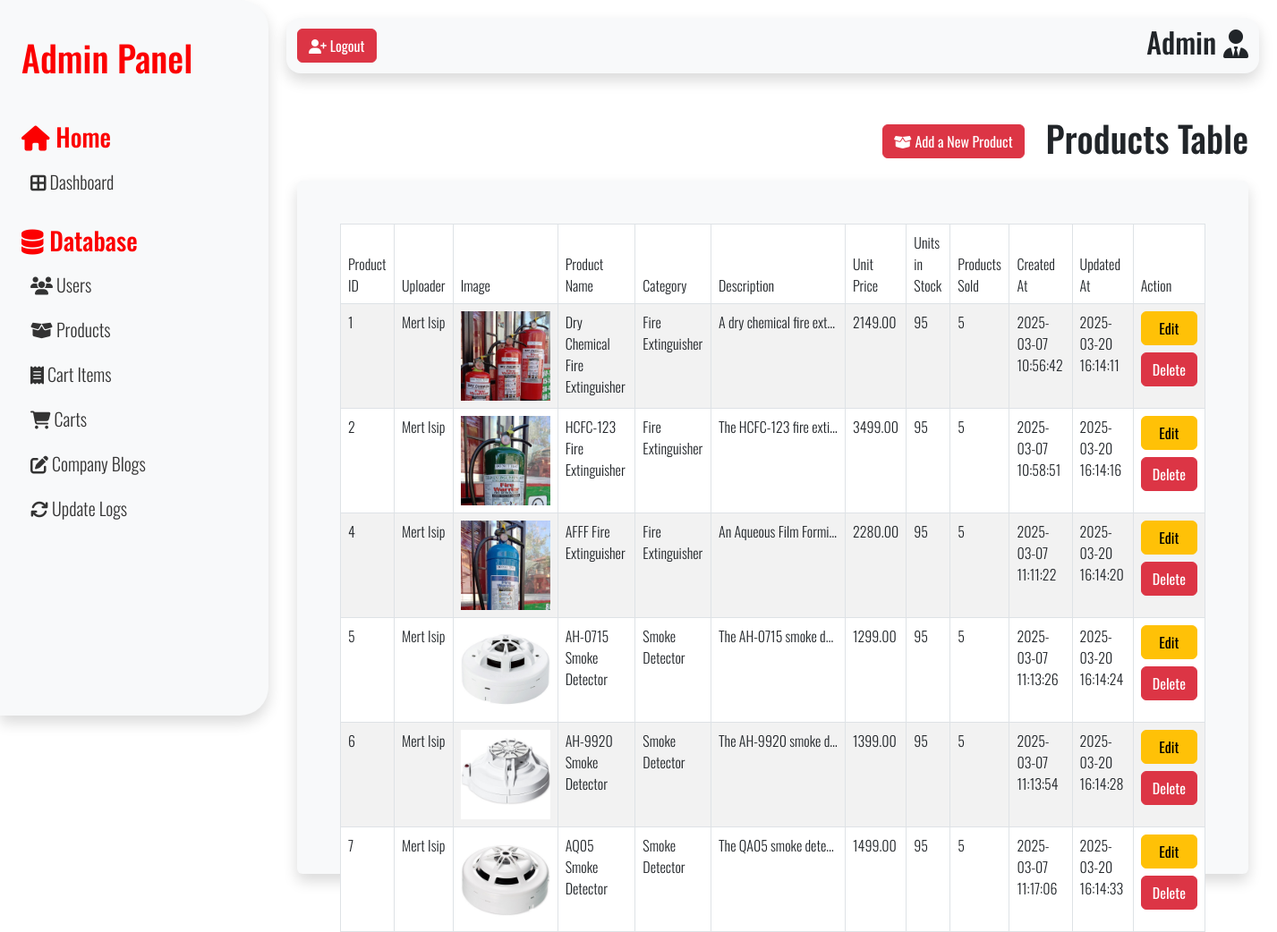
Page /src/adminIndex.php?page=products (signed in) on the earlier database version.
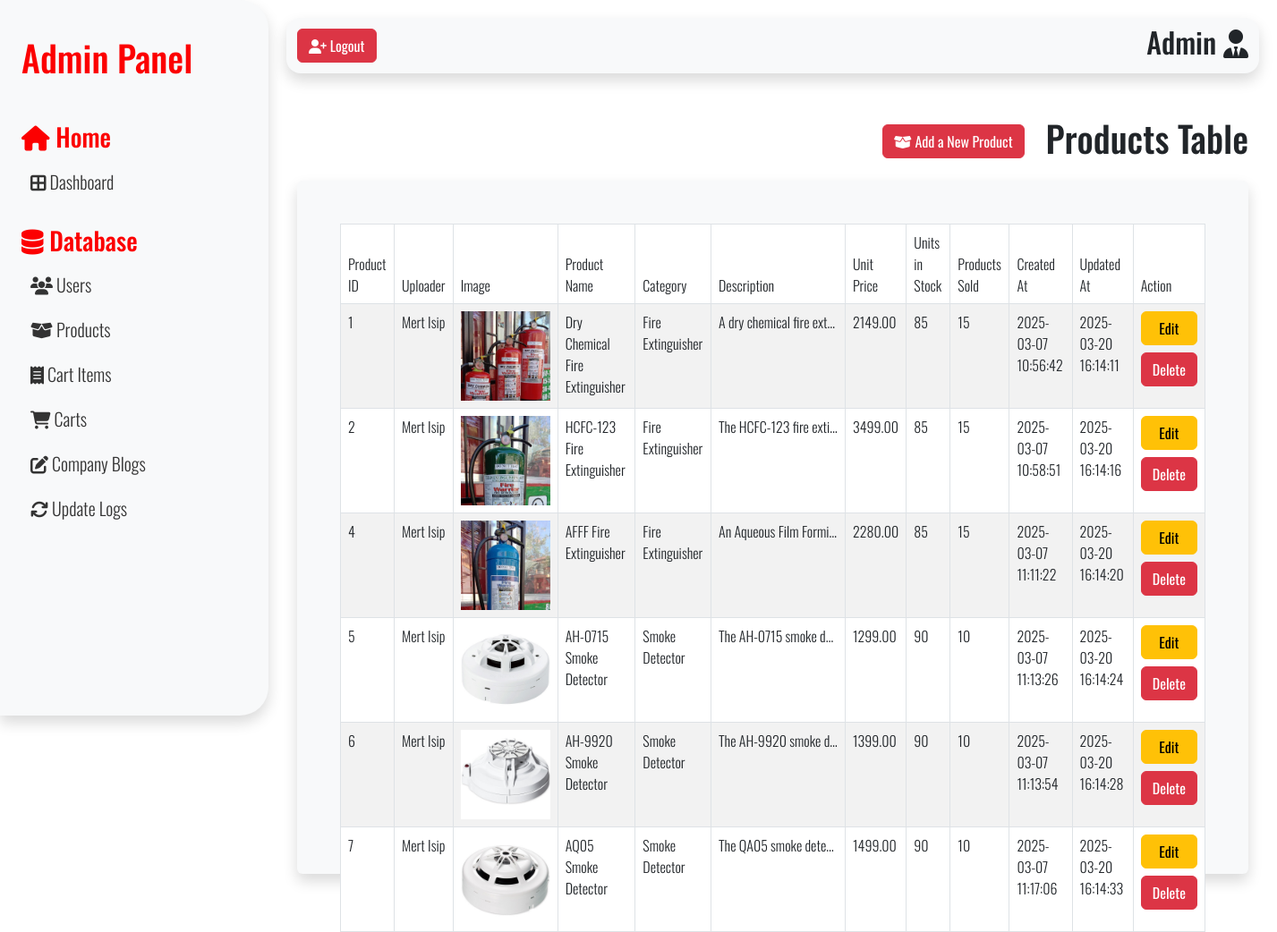
Same page on the later database version.
### tables this page shows
CREATE TABLE `products_tbl` (
  `productID` int(11) NOT NULL AUTO_INCREMENT,
  `userID` int(11) DEFAULT NULL,
  `productName` varchar(50) NOT NULL,
  `productIMG` varchar(100) NOT NULL,
  `categoryID` int(11) DEFAULT NULL,
  `productDesc` text NOT NULL,
  `productPrice` decimal(10,2) NOT NULL DEFAULT 0.00,
  `inStock` int(11) NOT NULL DEFAULT 0,
  `prodSold` int(11) NOT NULL DEFAULT 0,
  `createdAt` datetime NOT NULL DEFAULT current_timestamp(),
  `updatedAt` datetime NOT NULL DEFAULT current_timestamp(),
  PRIMARY KEY (`productID`),
  UNIQUE KEY `productName` (`productName`),
  KEY `productCategoryFK` (`categoryID`) USING BTREE,
  KEY `productUserFK` (`userID`),
  CONSTRAINT `productCategoryFK` FOREIGN KEY (`categoryID`) REFERENCES `categories_tbl` (`categoryID`) ON DELETE SET NULL ON UPDATE NO ACTION,
  CONSTRAINT `productUserFK` FOREIGN KEY (`userID`) REFERENCES `users_tbl` (`userID`) ON DELETE SET NULL ON UPDATE NO ACTION
);

CREATE TABLE `categories_tbl` (
  `categoryID` int(11) NOT NULL AUTO_INCREMENT,
  `categoryName` varchar(50) NOT NULL,
  `createdAt` datetime NOT NULL DEFAULT current_timestamp(),
  `updatedAt` datetime NOT NULL DEFAULT current_timestamp(),
  PRIMARY KEY (`categoryID`),
  UNIQUE KEY `categoryName` (`categoryName`)
);

### src/adminPages/productsTable.php (the view, shortened to what this page needs)
<?php
require_once 'weltz_dbconnect.php';
$productsSQL =
    "SELECT
        p.productID,
        CONCAT(u.userFname, ' ', u.userLname) AS userFullName,
        p.productIMG,
        p.productName,
        c.categoryName,
        p.productDesc,
        p.productPrice,
        p.inStock,
        p.prodSold,
        p.createdAt,
        p.updatedAt
    FROM
        products_tbl p
    JOIN
        users_tbl u ON p.userID = u.userID
    JOIN
        categories_tbl c ON p.categoryID = c.categoryID
    ";
$productsSQLResult = $conn->query($productsSQL);
?>
<div class="userTableHeader mb-3 d-flex justify-content-end align-items-center gap-3">
    <button type="button" class="btn btn-danger me-2" data-bs-toggle="modal" data-bs-target="#addNewProdModal">
        <i class="fa-solid fa-box-open"></i> Add a New Product
    </button>
    <h1>Products Table</h1>
</div>
<div class="table-container container-fluid bg-light p-5 rounded shadow">
    <table id="myTable" class="table table-bordered table-striped">
        <thead>
            <tr>
                <th>Product ID</th>
                <th>Uploader</th>
                <th>Image</th>
                <th>Product Name</th>
                <th>Category</th>
                <th>Description</th>
                <th>Unit Price</th>
                <th>Units in Stock</th>
                <th>Products Sold</th>
                <th>Created At</th>
                <th>Updated At</th>
                <th>Action</th>
            </tr>
        </thead>
        <tbody>
            <?php
            if ($productsSQLResult->num_rows > 0) {
                while ($row = $productsSQLResult->fetch_assoc()) {
            ?>
                    <tr>
                        <td><?php echo $row['productID'] ?></td>
                        <td><?php echo $row['userFullName'] ?></td>
                        <td><img src="<?php echo $row['productIMG'] ?>" alt="<?php echo $row['productName'] ?>" style="width:100px"></td>
                        <td><?php echo $row['productName'] ?></td>
                        <td><?php echo $row['categoryName'] ?></td>
                        <td style="max-width: 150px; white-space: nowrap; overflow: hidden; text-overflow: ellipsis;"><?php echo $row['productDesc'] ?></td>
                        <td><?php echo $row['productPrice'] ?></td>
                        <td><?php echo $row['inStock'] ?></td>
                        <td><?php echo $row['prodSold'] ?></td>
                        <td><?php echo  $row['createdAt'] ?></td>
                        <td><?php echo  $row['updatedAt'] ?></td>
                        <td>
                            <div class='d-grid gap-2'>
                                <button class='editProdBtn btn btn-warning' data-bs-toggle="modal" data-bs-target="#editProdModal">Edit</button>
                                <button class='delProdBtn btn btn-danger' data-bs-toggle="modal" data-bs-target="#deleteProdModal">Delete</button>
                            </div>
                        </td>
                    </tr>
                <?php
                }
            } else {
                ?>
                <h1 class="text-center">No products found</h1>
            <?php
            }
            ?>
        </tbody>
    </table>
</div>

### src/adminIndex.php (shortened to what this page needs)
<!DOCTYPE html>
<html lang="en">
<head>
  <link rel="stylesheet" href="styles.css">
  <link rel="stylesheet" href="adminPages/adminDashboard.css">
  <?php require_once 'cssLibraries.php' ?>
</head>
<body class="adminPanel">
  <nav id="sidebar" class="bg-light p-4 shadow rounded-end-5">
    <div class="sidebar-header mb-5 mt-3">
      <h1>Admin Panel</h1>
    </div>
    <div class="mb-4">
      <div class="sidebar-header">
        <h3><i class="fa-solid fa-house"></i> Home</h3>
      </div>
      <ul class="list-unstyled components">
        <li>
          <a class="fs-5" href="?page=dashboard"><i class="fa-solid fa-border-all"></i> Dashboard</a>
        </li>
      </ul>
    </div>
    <div>
      <div class="sidebar-header">
        <h3><i class="fa-solid fa-database"></i> Database</h3>
      </div>
      <ul class="list-unstyled components">
        <li>
          <a class="fs-5" href="?page=users"><i class="fa-solid fa-users"></i> Users</a>
        </li>
        <li>
          <a class="fs-5" href="?page=products"><i class="fa-solid fa-box-open"></i> Products</a>
        </li>
        <li>
          <a class="fs-5" href="?page=cartItems"><i class="fa-solid fa-receipt"></i> Cart Items</a>
        </li>
        <li>
          <a class="fs-5" href="?page=carts"><i class="fa-solid fa-cart-shopping"></i> Carts</a>
        </li>
        <li>
          <a class="fs-5" href="?page=blogs"><i class="fa-solid fa-pen-to-square"></i> Company Blogs</a>
        </li>
        <li>
          <a class="fs-5" href="?page=logs"><i class="fa-solid fa-arrows-rotate"></i> Update Logs</a>
        </li>
      </ul>
    </div>
  </nav>
  <div class="container-fluid" id="adminContent">
    <nav id="adminHeader" class="navbar navbar-expand-lg navbar-light bg-light mb-5 rounded-4 shadow">
      <div class="container-fluid">
        <form id="logoutUserForm" method="POST">
          <button type="submit" class="btn btn-danger">
            <i class="fa-solid fa-user-plus"></i> Logout
          </button>
        </form>
        <h2 class="ml-3">Admin <i class="fa-solid fa-user-tie"></i></h2>
      </div>
    </nav>
    <div class="container-fluid">
      <?php
      $page = 'dashboard';
      if (isset($_GET['page'])) {
        $page = $_GET['page'];
      }
      switch ($page) {
        case 'products':
          include 'adminPages/productsTable.php';
          break;
      }
      ?>
    </div>
  </div>
</body>
</html>

### src/cssLibraries.php (shortened to what this page needs)
<link href="https://cdn.jsdelivr.net/npm/bootstrap@5.3.3/dist/css/bootstrap.min.css" rel="stylesheet">
<link rel="stylesheet" href="https://cdnjs.cloudflare.com/ajax/libs/font-awesome/6.7.2/css/all.min.css" />
<link rel="stylesheet" href="https://cdnjs.cloudflare.com/ajax/libs/twitter-bootstrap/5.3.0/css/bootstrap.min.css">
<link rel="stylesheet" href="https://cdn.datatables.net/2.2.2/css/dataTables.bootstrap5.css">
<link rel="stylesheet" href="https://cdn.datatables.net/responsive/3.0.4/css/responsive.dataTables.min.css">
<link rel="stylesheet" href="https://cdnjs.cloudflare.com/ajax/libs/animate.css/4.1.1/animate.min.css">

### src/styles.css (style rules this page uses)
* { padding: 0; margin: 0; font-family: "Oswald", sans-serif; font-family: "Oswald", sans-serif; font-optical-sizing: auto; font-weight: 300; font-style: normal; }
html { scroll-behavior: smooth; }
body { background-color: white; color: #231f20; }
.adminPanel { display: flex; }
#sidebar { min-width: 300px; max-width: 300px; height: 100vh; color: #fc0001; top: 0; position: sticky; }
#adminContent { width: 100%; padding: 20px; }
.components { padding: 0; list-style: none; }
.components li { padding: 10px; }
.components a { color: #333; display: block; text-decoration: none; font-size: 1.2rem; transition: color 0.3s ease-in-out, transform 0.3s ease-in-out; }
#adminHeader { top: 0; position: sticky; z-index: 2; }
.table-container { height: 775px; max-height: 875px; z-index: 1; }

Differences in the rows shown:
changed products_tbl "Dry Chemical Fire Extinguisher": inStock "95" → "85"; prodSold "5" → "15"
changed products_tbl "HCFC-123 Fire Extinguisher": inStock "95" → "85"; prodSold "5" → "15"
changed products_tbl "AFFF Fire Extinguisher": inStock "95" → "85"; prodSold "5" → "15"
changed products_tbl "AH-0715 Smoke Detector": inStock "95" → "90"; prodSold "5" → "10"
changed products_tbl "AH-9920 Smoke Detector": inStock "95" → "90"; prodSold "5" → "10"
changed products_tbl "AQ05 Smoke Detector": inStock "95" → "90"; prodSold "5" → "10"
